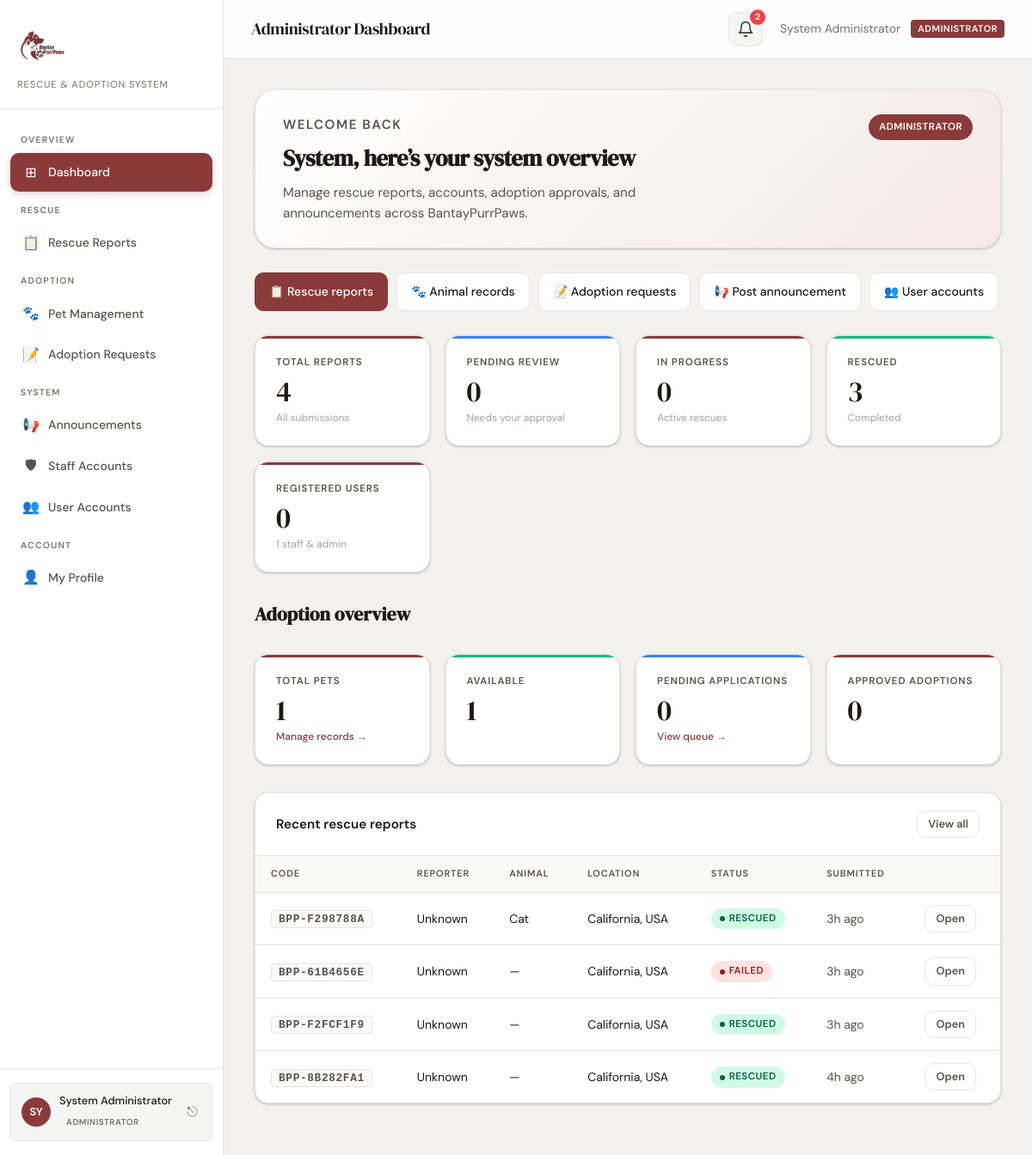
Page /admin/dashboard.php (signed in) on the committed database.
### tables this page shows
CREATE TABLE IF NOT EXISTS users (
    id INT AUTO_INCREMENT PRIMARY KEY,
    full_name VARCHAR(150) NOT NULL,
    email VARCHAR(512) NOT NULL,
    email_hash VARCHAR(64) DEFAULT NULL,
    password VARCHAR(255) DEFAULT NULL,
    role ENUM('user', 'staff', 'admin') NOT NULL DEFAULT 'user',
    google_id VARCHAR(128) DEFAULT NULL,
    avatar_url VARCHAR(512) DEFAULT NULL,
    email_verified TINYINT(1) NOT NULL DEFAULT 0,
    auth_provider ENUM('local', 'google') NOT NULL DEFAULT 'local',
    username VARCHAR(50) DEFAULT NULL,
    phone_number VARCHAR(20) DEFAULT NULL,
    profile_picture VARCHAR(512) DEFAULT NULL,
    created_at TIMESTAMP DEFAULT CURRENT_TIMESTAMP,
    updated_at TIMESTAMP DEFAULT CURRENT_TIMESTAMP ON UPDATE CURRENT_TIMESTAMP,
    UNIQUE KEY uk_users_email_hash (email_hash),
    UNIQUE KEY uk_users_username (username)
);

CREATE TABLE IF NOT EXISTS rescue_reports (
    id INT AUTO_INCREMENT PRIMARY KEY,
    report_code VARCHAR(20) NOT NULL UNIQUE,
    reporter_id INT NOT NULL,
    reporter_name VARCHAR(150) NOT NULL,
    contact_number VARCHAR(20) NOT NULL,
    animal_type VARCHAR(100) DEFAULT NULL,
    location TEXT NOT NULL,
    description TEXT,
    photo_path VARCHAR(255) DEFAULT NULL,
    status ENUM('pending', 'in_progress', 'rescued', 'failed') NOT NULL DEFAULT 'pending',
    assigned_to INT DEFAULT NULL,
    created_at TIMESTAMP DEFAULT CURRENT_TIMESTAMP,
    updated_at TIMESTAMP DEFAULT CURRENT_TIMESTAMP ON UPDATE CURRENT_TIMESTAMP,
    FOREIGN KEY (reporter_id) REFERENCES users(id) ON DELETE CASCADE,
    FOREIGN KEY (assigned_to) REFERENCES users(id) ON DELETE SET NULL
);

### admin/dashboard.php (the view, shortened to what the rows shown need)
<?php
require_once __DIR__ . '/../includes/auth.php';
$allReports  = db_select('rescue_reports') ?? [];
$userCount  = 0;
$staffCount = 0;
if (isAdministrator()) {
    $allUsers   = db_select('users') ?? [];
    $userCount  = count(array_filter($allUsers, fn($u) => $u['role'] === 'user'));
    $staffCount = count(array_filter($allUsers, fn($u) => in_array($u['role'], ['admin', 'staff'], true)));
}
$recentReports = db_select('rescue_reports', 'order=created_at.desc&limit=8');
$usersById  = [];
$recent = array_map(function ($r) use ($usersById) {
    $r['reporter_full'] = $usersById[$r['reporter_id']] ?? 'Unknown';
    return $r;
}, $recentReports);
require_once __DIR__ . '/../includes/header.php';
?>
<div class="dashboard-hero">
    <div>
        <p class="page-eyebrow">Welcome back</p>
        <h2><?= sanitize(explode(' ', $user['name'])[0]) ?>, <?= isStaff() ? 'ready to support rescues?' : 'here’s your system overview' ?></h2>
        <p><?php if (isAdministrator()): ?>
            Manage rescue reports, accounts, adoption approvals, and announcements across BantayPurrPaws.
        <?php else: ?>
            Handle approved rescue operations, update animal records, and monitor adoption activity.
        <?php endif; ?></p>
    </div>
</div>
<div class="stats-grid">
    <?php if (isAdministrator()): ?>
    <div class="stat-card">
        <div class="stat-label">Registered users</div>
        <div class="stat-value"><?= $userCount ?></div>
        <div class="stat-sub"><?= $staffCount ?> staff &amp; admin</div>
    </div>
    <?php endif; ?>
</div>
<div class="card">
    <?php if (empty($recent)): ?>
        <div class="empty-state">
            <div class="empty-icon">📭</div>
            <h3>No reports yet</h3>
            <p>Reports submitted by users will appear here.</p>
        </div>
    <?php else: ?>
        <div class="table-wrapper table-responsive-stack">
            <table>
                <thead>
                    <tr>
                        <th>Code</th>
                        <th>Reporter</th>
                        <th>Animal</th>
                        <th>Location</th>
                        <th>Status</th>
                        <th>Submitted</th>
                        <th></th>
                    </tr>
                </thead>
                <tbody>
                    <?php foreach ($recent as $r):
                        $status = formatStatus($r['status']);
                    ?>
                    <tr>
                        <td><span class="report-code"><?= sanitize($r['report_code']) ?></span></td>
                        <td><?= sanitize($r['reporter_full']) ?></td>
                        <td><?= sanitize($r['animal_type'] ?: '—') ?></td>
                        <td style="max-width:180px;white-space:nowrap;overflow:hidden;text-overflow:ellipsis;">
                            <?= sanitize($r['location']) ?>
                        </td>
                        <td>
                            <span class="status-badge <?= $status['class'] ?>">
                                <span class="status-dot"></span>
                                <?= $status['label'] ?>
                            </span>
                        </td>
                        <td class="text-secondary text-sm"><?= timeAgo($r['created_at']) ?></td>
                        <td>
                            <a href="<?= url('view-report.php?id=' . $r['id']) ?>" class="btn btn-ghost btn-sm">Open</a>
                        </td>
                    </tr>
                    <?php endforeach; ?>
                </tbody>
            </table>
        </div>
    <?php endif; ?>
</div>
<?php require_once __DIR__ . '/../includes/footer.php'; ?>

### includes/header.php (shortened to what the rows shown need)
<?php
require_once __DIR__ . '/auth.php';
$navUser = currentUser();
?>
<!DOCTYPE html>
<html lang="en">
<head>
    <link rel="stylesheet" href="<?= url('css/style.css') ?>">
    <link rel="stylesheet" href="<?= url('css/theme.css') ?>">
    <link rel="stylesheet" href="<?= url('css/responsive.css') ?>">
</head>
<body>
<div class="app-layout">
    <aside class="sidebar" id="sidebar">
        <div class="sidebar-footer">
            <div class="user-card">
                <?php if (!empty($navUser['avatar'])): ?>
                <img src="<?= sanitize($navUser['avatar']) ?>" alt="" class="user-avatar" style="object-fit:cover;padding:0;">
                <?php else: ?>
                <div class="user-avatar"><?= strtoupper(substr($navUser['name'], 0, 2)) ?></div>
                <?php endif; ?>
                <div class="user-info">
                    <div class="name"><?= sanitize($navUser['name']) ?></div>
                    <div class="role-badge <?= roleBadgeClass() ?>"><?= roleLabel() ?></div>
                </div>
                <a href="<?= url('logout.php') ?>" class="logout-btn" title="Logout">⎋</a>
            </div>
        </div>
    </aside>
    <div class="main-content">
        <header class="topbar">
            <div class="topbar-actions">
                <?php require __DIR__ . '/notification-bell.php'; ?>
                <span class="text-sm text-secondary"><?= sanitize($navUser['name']) ?></span>
                <span class="role-badge <?= roleBadgeClass() ?>"><?= roleLabel() ?></span>
            </div>
        </header>
        <main class="page-body">

### rows in the picture
users: full_name "SY", full_name "System Administrator", full_name "System", role "0", role "1"
rescue_reports: report_code "BPP-F298788A", reporter_full "Unknown", animal_type "Cat", location "California, USA", status "RESCUED", created_at "3h ago"
rescue_reports: report_code "BPP-61B4656E", reporter_full "Unknown", animal_type "—", location "California, USA", status "FAILED", created_at "3h ago"
rescue_reports: report_code "BPP-F2FCF1F9", reporter_full "Unknown", animal_type "—", location "California, USA", status "RESCUED", created_at "3h ago"
rescue_reports: report_code "BPP-8B282FA1", reporter_full "Unknown", animal_type "—", location "California, USA", status "RESCUED", created_at "4h ago"

### other values in the picture
$icon "⊞ 📋 🐾 📝 📢 🛡 👥 👤"
$label "Dashboard Rescue Reports Pet Management Adoption Requests Announcements Staff Accounts User Accounts My Profile"
roleLabel() "ADMINISTRATOR"
$pageTitle "Administrator Dashboard"
$notifCount "2"
$stats['total'] "4"
$stats['pending'] "0"
$stats['in_progress'] "0"
$stats['rescued'] "3"
$adoptionStats['total_pets'] "1"
$adoptionStats['available_pets'] "1"
$adoptionStats['pending_applications'] "0"
$adoptionStats['approved_adoptions'] "0"
